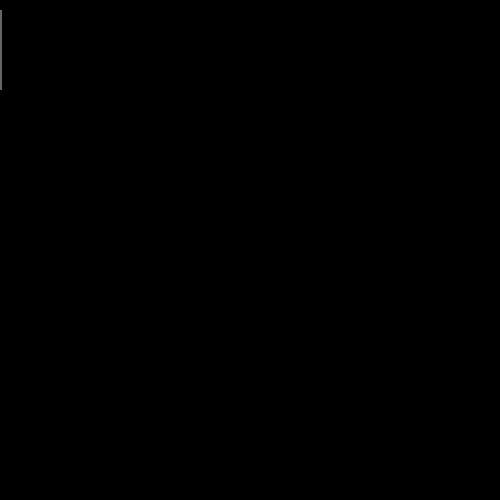
Frame 1 (no input)
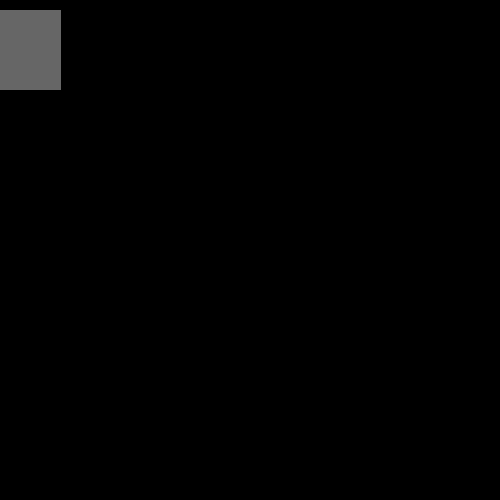
Frame 60 (the mouse pressed at the canvas centre just before this capture)
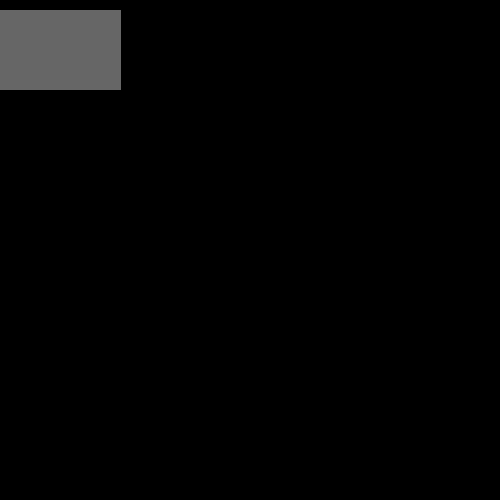
Frame 120 (the mouse held since frame 60 and released just before this capture)

The Processing sketch that drew these frames (run headless with seeded random() and noise(); from frame 60 on, the mouse is pressed at the canvas centre):

// Processing sketch: processing_31485
// ── processing_31485.pde

void setup() {
  size(500, 500);
  background(0);
  noStroke();
  fill(102);
}

int a = 0;

void draw() {
  rect(a++%width, 10, 2, 80); 
}
